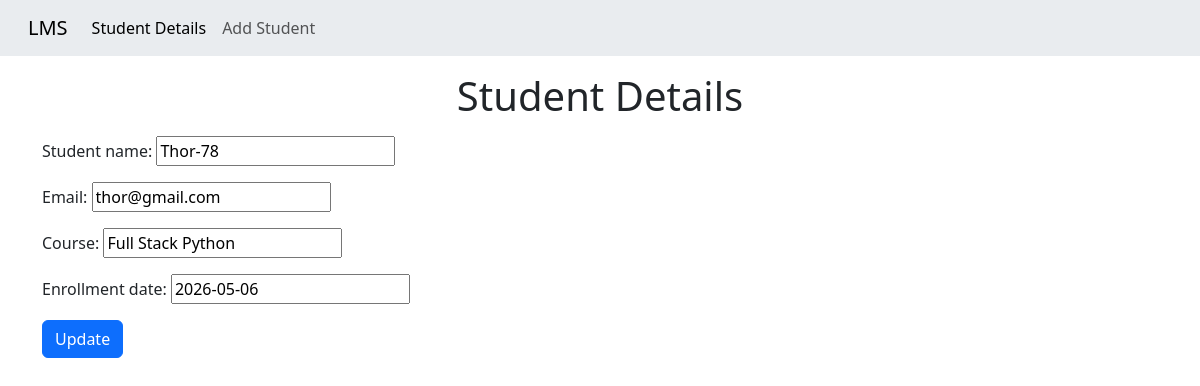
Page /details/2/ on the committed database.
### student_CRUD/models.py (models this page shows, shortened)
class StudentDetail(models.Model) :
        student_name = models.CharField(max_length=100)
        email = models.EmailField(max_length=50 , unique=True)
        course = models.CharField(max_length=75)
        enrollment_date = models.DateField()

### student_CRUD/views.py (the view)
# urls.py: path("details/<int:id>/", views.details, name="details")
def details(request, id) :
        if request.method == "POST" :
                student = get_object_or_404(StudentDetail, pk=id)
                form = StudentForm(request.POST, instance=student)
                if form.is_valid() :
                        form.save()
                        return redirect("homepage")
        student = get_object_or_404(StudentDetail,pk=id)
        form = StudentForm(instance=student)
        context = {
              "form" : form
      }
        return render(request, "view_details.html", context)

### student_CRUD/forms.py
class StudentForm(forms.ModelForm) :
        class Meta :
                model = StudentDetail
                fields = ["student_name", "email", "course", "enrollment_date"]

### student_CRUD/templates/view_details.html
{% extends "master.html" %} {% block content %}
<h1 class="text-center mt-3 mb-3">Student Details</h1>
<div class="container">
  <form action="" method="POST">
    {% csrf_token %} {{ form.as_p }}
    <button type="submit" class="btn btn-primary">Update</button>
  </form>
</div>
{% endblock content %}

### rows in the picture
StudentDetail: student_name "Thor-78", email "thor@gmail.com", course "Full Stack Python", enrollment_date "2026-05-06"
